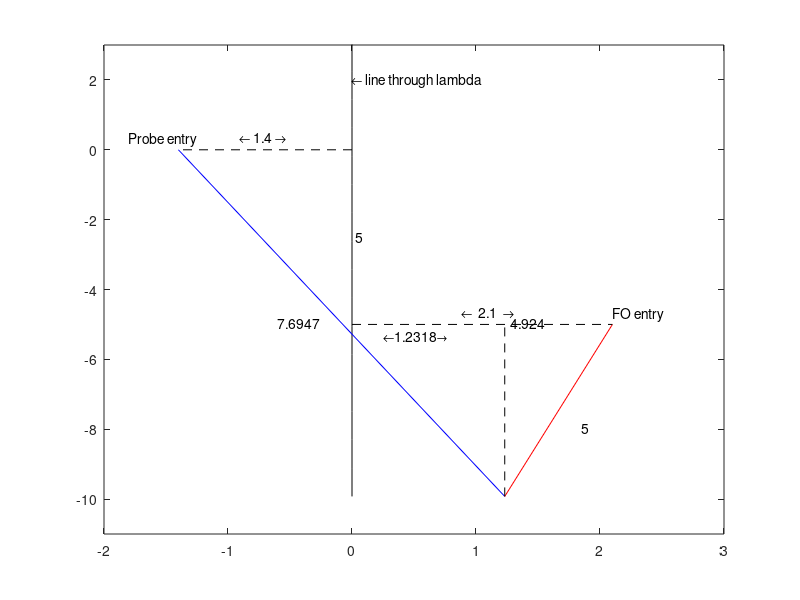

MATLAB code for this plot:
function [d_Probe] = geometry_check()

prompt1='Enter difference between depths for probe/FO: ';
depths_diff = input(prompt1);
prompt2='Enter depth at which pupil responses found: ';
d_FO=input(prompt2); %range of value for probe depth at which pupil responses are found

%x direction=AP, y direction=DV, depth=depth along path of probe/FO
x_FO=d_FO * sind(10);
y_FO=d_FO * cosd(10);
x_probe=(2.1-x_FO+1.4);
y_probe=(y_FO+depths_diff);
d_Probe=x_probe / sind(20);

y_check=y_probe-depths_diff;

%make some points for plotting
fo_entry=[2.1, -depths_diff];
probe_entry=[-1.4, 0];

fo_tip=[2.1-x_FO, -(y_FO+depths_diff)];
probe_tip=[2.1-x_FO, -y_probe];

lambda_line=linspace(depths_diff+0.5, probe_tip(2), 20)

figure
plot(zeros(1,20), lambda_line, 'k');
hold on;
plot([probe_entry(1), probe_tip(1)], [probe_entry(2), probe_tip(2)], 'b')
plot([fo_entry(1), fo_tip(1)], [fo_entry(2), fo_tip(2)], 'r')
plot([0, fo_entry(1)], [-depths_diff, -depths_diff], '--k');
plot([0, probe_entry(1)],[0,0], '--k');
text(0,2,'\leftarrow line through lambda')
text(fo_entry(1), fo_entry(2)+0.3, 'FO entry')
text(probe_entry(1)-0.4, probe_entry(2)+0.3,'Probe entry')
text(probe_entry(1)+0.8, 0.5*probe_tip(2),num2str(d_Probe))
text(fo_entry(1)-0.25, (-depths_diff+0.3*fo_tip(2)),num2str(d_FO))
text(0.03,-depths_diff/2,num2str(depths_diff))
plot([fo_tip(1), fo_tip(1)], [fo_tip(2), -depths_diff], '--k');
text(fo_tip(1)+0.05, 0.5*probe_tip(2), num2str(y_FO));
text(probe_entry(1)*0.65,0.35,'\leftarrow 1.4 \rightarrow');
text(fo_tip(1)-0.35, -depths_diff+0.35, '\leftarrow  2.1  \rightarrow');
text(0.25, -depths_diff-0.35, ['\leftarrow' num2str(2.1-x_FO)  '\rightarrow']);
xlim([-2,3]);
ylim([floor(fo_tip(2)-0.3), 3]);
end

